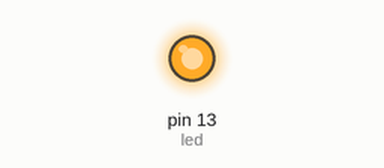
A sketch run on a simulated Arduino Uno, built with avr-gcc and run on an emulated ATmega328P. Parts: output pins drawn as LEDs (lit = HIGH).

Above: at 1.0 s.
At 3.5 s:
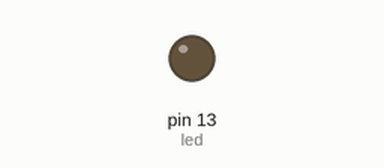
Timing chart, 0 to 6.5 s (numbered marks = the images above):
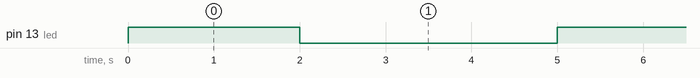

The sketch:

sketch02.ino
```cpp
/*
Esercizio 2
Variate il tempo di accensione e spegnimento,
con tempi diversi di accensione e spegnimento (superiore ad 1 secondo).

  Variazioni e commenti:
  Prof. Michele Maffucci
  05.03.2014

  Per maggiori informazioni sulle istruzioni
  usate in questo codice:

  http://wp.me/p4kwmk-1Ps

  Questo codice è di dominio pubblico
 */

// Sulla maggior parte delle schede Arduino
// il pin 13 è connesso il LED L che si trova sulla scheda
// assegnamo al pin 13 il nome "led"

int led = 13;

// La routine setup viene eseguita solo una volta
// ed ogni volta che riavviamo la scheda premendo il pulsante
// di reset oppure diamo alimentazione alla scheda.

void setup() {
  // inizializzazione dei pin digitali come output.
  pinMode(led, OUTPUT);
}

// la routine loop funzionerà indefinitivamente
void loop() {
  digitalWrite(led, HIGH);   // accende il LED (livello di tensione HIGH)
  delay(2000);               // attesa di 2 secondo
  digitalWrite(led, LOW);    // spegne il LED (livello di tensione LOW)
  delay(3000);               // attesa di 3 secondo
}
```

Measured:
- by itself, pin 13 (led): alternates HIGH for 2.0 s and LOW for 3.0 s
